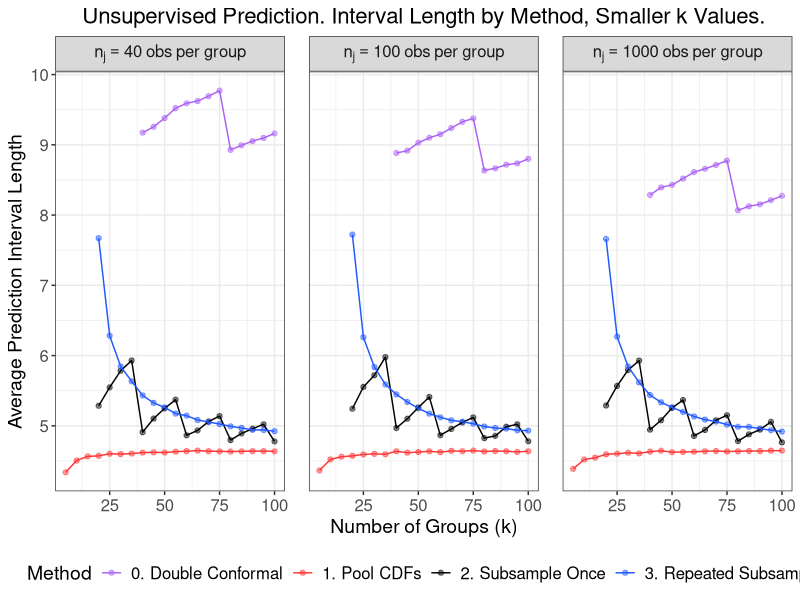
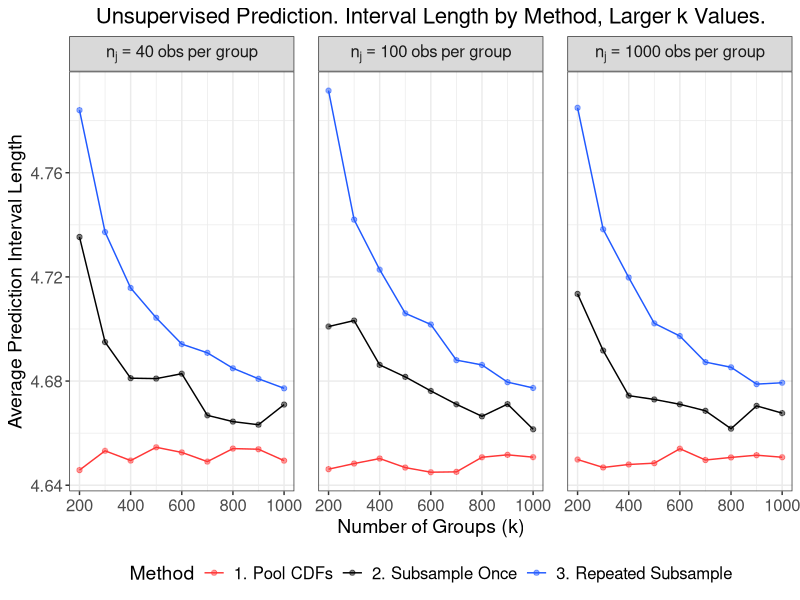

Recreate these plots in R, in order.
# Size plots for unsupervised methods on normal data
# across additional n_j

library(tidyverse)
library(data.table)
library(gridExtra)
library(grid)

# Create theme
paper_theme <- theme_bw() +
  theme(plot.title = element_text(hjust = 0.5, size = 16),
        plot.subtitle = element_text(hjust = 0.5, size = 14),
        legend.title = element_text(size = 14),
        axis.title = element_text(size = 14),
        legend.text = element_text(size = 12),
        axis.text = element_text(size = 12),
        strip.text = element_text(size = 12),
        panel.spacing = unit(1.2, "lines"))

# Read in data
method_0 <- fread(file = "sim_data/appendix/unsup_addl_normal/method_0.csv") %>%
  mutate(Method = "0. Double Conformal")

method_1 <- fread(file = "sim_data/appendix/unsup_addl_normal/method_1.csv") %>%
  mutate(Method = "1. Pool CDFs")

method_2 <- fread(file = "sim_data/appendix/unsup_addl_normal/method_2.csv") %>%
  mutate(Method = "2. Subsample Once")

method_3 <- fread(file = "sim_data/appendix/unsup_addl_normal/method_3.csv") %>%
  rename(coverage = coverage_2alpha, avg_length = avg_length_2alpha) %>%
  mutate(Method = "3. Repeated Subsample")

# Merge results across methods
results <- rbind(method_0, method_1, method_2, method_3)

# Code to extract legend: http://www.sthda.com/english/wiki/wiki.php?id_contents=7930#add-a-common-legend-for-multiple-ggplot2-graphs
get_legend<-function(myggplot){
  tmp <- ggplot_gtable(ggplot_build(myggplot))
  leg <- which(sapply(tmp$grobs, function(x) x$name) == "guide-box")
  legend <- tmp$grobs[[leg]]
  return(legend)
}

########################
##### Create plots #####
########################

##### Size #####

# Size vs k, smaller values of k
size_small_k <- results %>%
  dplyr::filter(k <= 100, n %in% c(40, 100, 1000), !is.na(coverage)) %>%
  mutate(Method = factor(
    Method,
    levels = c("0. Double Conformal",
               "1. Pool CDFs",
               "2. Subsample Once",
               "3. Repeated Subsample"),
    labels = c("0. Double Conformal",
               "1. Pool CDFs",
               "2. Subsample Once",
               "3. Repeated Subsample"))) %>%
  mutate(n = factor(n, levels = c(40, 100, 1000),
                    labels = c("n[j]==40~obs~per~group",
                               "n[j]==100~obs~per~group",
                               "n[j]==1000~obs~per~group"))) %>%
  ggplot(aes(x = k, y = avg_length, color = Method)) +
  facet_wrap(. ~ n, labeller = label_parsed) +
  geom_point(alpha = 0.5) +
  geom_line() +
  labs(x = "Number of Groups (k)",
       y = "Average Prediction Interval Length",
       title = "Unsupervised Prediction. Interval Length by Method, Smaller k Values.") +
  scale_color_manual(values = c("#AB62F4", "#FF3636", "black", "#2059FF"),
                     labels = c("0. Double Conformal",
                                "1. Pool CDFs",
                                "2. Subsample Once",
                                "3. Repeated Subsample")) +
  paper_theme +
  theme(legend.position = "bottom")

# Size vs k, larger values of k
size_large_k <- results %>%
  dplyr::filter(k >= 200, n %in% c(40, 100, 1000),
                Method != "0. Double Conformal") %>%
  mutate(Method = factor(
    Method,
    levels = c("1. Pool CDFs",
               "2. Subsample Once",
               "3. Repeated Subsample"),
    labels = c("1. Pool CDFs",
               "2. Subsample Once",
               "3. Repeated Subsample"))) %>%
  mutate(n = factor(n, levels = c(40, 100, 1000),
                    labels = c("n[j]==40~obs~per~group",
                               "n[j]==100~obs~per~group",
                               "n[j]==1000~obs~per~group"))) %>%
  ggplot(aes(x = k, y = avg_length, color = Method)) +
  facet_wrap(. ~ n, labeller = label_parsed) +
  geom_point(alpha = 0.5) +
  geom_line() +
  labs(x = "Number of Groups (k)",
       y = "Average Prediction Interval Length",
       title = "Unsupervised Prediction. Interval Length by Method, Larger k Values.") +
  scale_color_manual(values = c("#FF3636", "black", "#2059FF"),
                     labels = c("1. Pool CDFs",
                                "2. Subsample Once",
                                "3. Repeated Subsample"))  +
  paper_theme +
  theme(legend.position = "bottom")

######################
##### Save plots #####
######################

ggsave(plot = size_small_k,
       filename = "sim_figures/appendix/unsup_size_small_k.pdf",
       width = 9.5, height = 3.5)

ggsave(plot = size_large_k,
       filename = "sim_figures/appendix/unsup_size_large_k.pdf",
       width = 9.5, height = 3.5)
